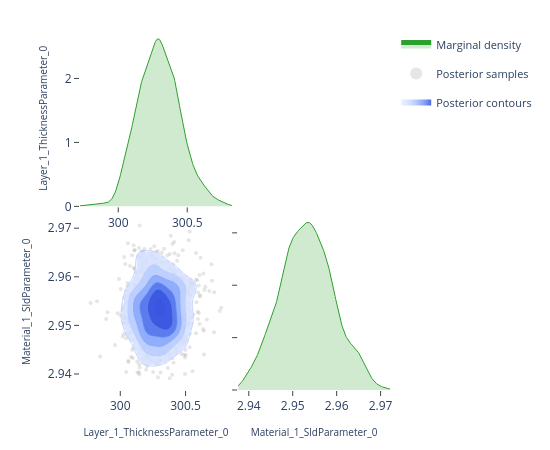

The notebook cell this image was saved under:
### Code cell
# ---- Pairwise focus: thickness vs SLD ---------------------------------------
# A 2-parameter corner plot zooms in on the joint posterior for a specific
# pair.  This is the same view the EasyReflectometryApp's "2D Heatmap"
# sub-tab uses to inspect parameter degeneracies.


params_of_interest = ['Layer_1_ThicknessParameter_0', 'Material_1_SldParameter_0']
idx = [posterior.param_names.index(p) for p in params_of_interest]
subset_draws = np.asarray(posterior.draws)[:, idx]

fig = plot_corner(subset_draws, params_of_interest)
fig.show()

### Figure 1 — Plotly figure (JSON) as saved in the notebook; plotly's stock layout.template omitted (floating-point values rounded to 4 significant figures; data arrays with more than 128 entries replaced by an {"elided": "..."} marker saying what was removed)
{"data": [{"fill": "tozeroy", "fillcolor": "rgba(44, 160, 44, 0.22)", "hoverinfo": "skip", "legendgroup": "marginal", "line": {"color": "rgb(44, 160, 44)", "width": 1}, "mode": "lines", "name": "Marginal density", "showlegend": true, "type": "scatter", "x": {"elided": "256 float values"}, "xaxis": "x", "y": {"elided": "256 float values"}, "yaxis": "y"}, {"hoverinfo": "skip", "legendgroup": "scatter", "marker": {"color": "rgba(140, 140, 140, 0.22)", "size": 4}, "mode": "markers", "name": "Posterior samples", "showlegend": true, "type": "scatter", "x": {"elided": "640 float values"}, "xaxis": "x3", "y": {"elided": "640 float values"}, "yaxis": "y3", "zorder": 0}, {"colorscale": [[0.0, "rgba(224, 233, 255, 0.62)"], [0.35, "rgba(183, 203, 255, 0.70)"], [0.6, "rgba(138, 169, 252, 0.78)"], [0.82, "rgba(96, 131, 242, 0.84)"], [1.0, "rgba(58, 86, 224, 0.90)"]], "connectgaps": false, "contours": {"coloring": "fill", "end": 157.2, "showlabels": false, "showlines": false, "size": 24.81, "start": 33.09}, "hoverinfo": "skip", "legendgroup": "contour", "name": "Posterior contours", "showlegend": true, "showscale": false, "type": "contour", "x": [299.7, 299.7, 299.8, 299.8, 299.8, 299.8, 299.8, 299.8, 299.8, 299.8, 299.9, 299.9, 299.9, 299.9, 299.9, 299.9, 299.9, 300.0, 300.0, 300.0, 300.0, 300.0, 300.0, 300.0, 300.1, 300.1, 300.1, 300.1, 300.1, 300.1, 300.1, 300.2, 300.2, 300.2, 300.2, 300.2, 300.2, 300.2, 300.3, 300.3, 300.3, 300.3, 300.3, 300.3, 300.3, 300.3, 300.4, 300.4, 300.4, 300.4, 300.4, 300.4, 300.4, 300.5, 300.5, 300.5, 300.5, 300.5, 300.5, 300.5, 300.6, 300.6, 300.6, 300.6, 300.6, 300.6, 300.6, 300.7, 300.7, 300.7, 300.7, 300.7, 300.7, 300.7, 300.8, 300.8, 300.8, 300.8, 300.8, 300.8], "xaxis": "x3", "y": [2.938, 2.938, 2.938, 2.939, 2.939, 2.94, 2.94, 2.941, 2.941, 2.942, 2.942, 2.942, 2.943, 2.943, 2.944, 2.944, 2.945, 2.945, 2.945, 2.946, 2.946, 2.947, 2.947, 2.948, 2.948, 2.949, 2.949, 2.949, 2.95, 2.95, 2.951, 2.951, 2.952, 2.952, 2.952, 2.953, 2.953, 2.954, 2.954, 2.955, 2.955, 2.956, 2.956, 2.956, 2.957, 2.957, 2.958, 2.958, 2.959, 2.959, 2.959, 2.96, 2.96, 2.961, 2.961, 2.962, 2.962, 2.963, 2.963, 2.963, 2.964, 2.964, 2.965, 2.965, 2.966, 2.966, 2.966, 2.967, 2.967, 2.968, 2.968, 2.969, 2.969, 2.97, 2.97, 2.97, 2.971, 2.971, 2.972, 2.972], "yaxis": "y3", "z": {"elided": "80x80 float values"}, "zmax": 157.2, "zmin": 33.09, "zorder": 1}, {"colorscale": [[0.0, "rgba(183, 203, 255, 0.94)"], [0.35, "rgba(183, 203, 255, 0.94)"], [0.35, "rgba(138, 169, 252, 0.95)"], [0.6, "rgba(138, 169, 252, 0.95)"], [0.6, "rgba(96, 131, 242, 0.96)"], [0.82, "rgba(96, 131, 242, 0.96)"], [0.82, "rgba(58, 86, 224, 0.98)"], [1.0, "rgba(58, 86, 224, 0.98)"]], "contours": {"coloring": "lines", "end": 157.2, "showlabels": false, "size": 24.81, "start": 33.09}, "hoverinfo": "skip", "legendgroup": "contour", "line": {"width": 0.9}, "showlegend": false, "showscale": false, "type": "contour", "x": [299.7, 299.7, 299.8, 299.8, 299.8, 299.8, 299.8, 299.8, 299.8, 299.8, 299.9, 299.9, 299.9, 299.9, 299.9, 299.9, 299.9, 300.0, 300.0, 300.0, 300.0, 300.0, 300.0, 300.0, 300.1, 300.1, 300.1, 300.1, 300.1, 300.1, 300.1, 300.2, 300.2, 300.2, 300.2, 300.2, 300.2, 300.2, 300.3, 300.3, 300.3, 300.3, 300.3, 300.3, 300.3, 300.3, 300.4, 300.4, 300.4, 300.4, 300.4, 300.4, 300.4, 300.5, 300.5, 300.5, 300.5, 300.5, 300.5, 300.5, 300.6, 300.6, 300.6, 300.6, 300.6, 300.6, 300.6, 300.7, 300.7, 300.7, 300.7, 300.7, 300.7, 300.7, 300.8, 300.8, 300.8, 300.8, 300.8, 300.8], "xaxis": "x3", "y": [2.938, 2.938, 2.938, 2.939, 2.939, 2.94, 2.94, 2.941, 2.941, 2.942, 2.942, 2.942, 2.943, 2.943, 2.944, 2.944, 2.945, 2.945, 2.945, 2.946, 2.946, 2.947, 2.947, 2.948, 2.948, 2.949, 2.949, 2.949, 2.95, 2.95, 2.951, 2.951, 2.952, 2.952, 2.952, 2.953, 2.953, 2.954, 2.954, 2.955, 2.955, 2.956, 2.956, 2.956, 2.957, 2.957, 2.958, 2.958, 2.959, 2.959, 2.959, 2.96, 2.96, 2.961, 2.961, 2.962, 2.962, 2.963, 2.963, 2.963, 2.964, 2.964, 2.965, 2.965, 2.966, 2.966, 2.966, 2.967, 2.967, 2.968, 2.968, 2.969, 2.969, 2.97, 2.97, 2.97, 2.971, 2.971, 2.972, 2.972], "yaxis": "y3", "z": {"elided": "80x80 float values"}, "zmax": 157.2, "zmin": 33.09, "zorder": 2}, {"fill": "tozeroy", "fillcolor": "rgba(44, 160, 44, 0.22)", "hoverinfo": "skip", "legendgroup": "marginal", "line": {"color": "rgb(44, 160, 44)", "width": 1}, "mode": "lines", "name": "Marginal density", "showlegend": false, "type": "scatter", "x": {"elided": "256 float values"}, "xaxis": "x4", "y": {"elided": "256 float values"}, "yaxis": "y4"}], "layout": {"height": 450, "legend": {"font": {"size": 11}, "itemsizing": "constant", "orientation": "v", "x": 1.02, "xanchor": "left", "y": 1.0, "yanchor": "top"}, "margin": {"b": 60, "l": 80, "r": 160, "t": 30}, "plot_bgcolor": "white", "showlegend": true, "width": 550, "xaxis": {"anchor": "y", "domain": [0.0, 0.49], "showgrid": false, "ticks": "outside", "zeroline": false}, "xaxis2": {"anchor": "y2", "domain": [0.51, 1.0], "showgrid": false, "ticks": "outside", "visible": false, "zeroline": false}, "xaxis3": {"anchor": "y3", "domain": [0.0, 0.49], "showgrid": false, "ticks": "outside", "title": {"font": {"size": 10}, "text": "Layer_1_ThicknessParameter_0"}, "zeroline": false}, "xaxis4": {"anchor": "y4", "domain": [0.51, 1.0], "showgrid": false, "ticks": "outside", "title": {"font": {"size": 10}, "text": "Material_1_SldParameter_0"}, "zeroline": false}, "yaxis": {"anchor": "x", "domain": [0.51, 1.0], "showgrid": false, "ticks": "outside", "title": {"font": {"size": 10}, "text": "Layer_1_ThicknessParameter_0"}, "zeroline": false}, "yaxis2": {"anchor": "x2", "domain": [0.51, 1.0], "showgrid": false, "ticks": "outside", "visible": false, "zeroline": false}, "yaxis3": {"anchor": "x3", "domain": [0.0, 0.49], "showgrid": false, "ticks": "outside", "title": {"font": {"size": 10}, "text": "Material_1_SldParameter_0"}, "zeroline": false}, "yaxis4": {"anchor": "x4", "domain": [0.0, 0.49], "showgrid": false, "showticklabels": false, "ticks": "outside", "zeroline": false}}}
